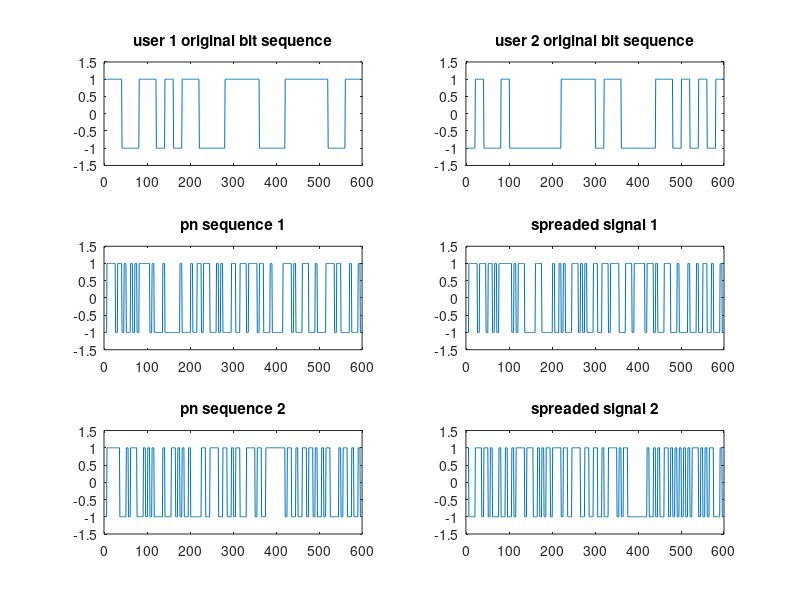
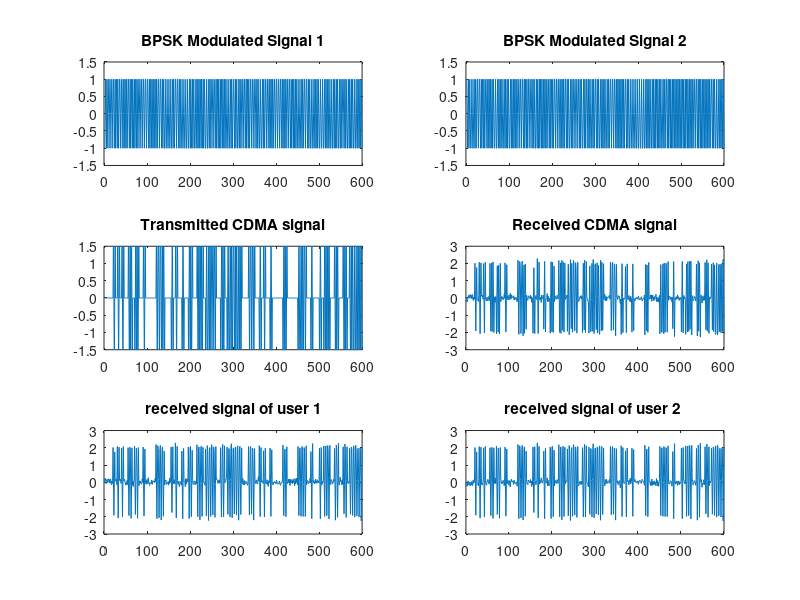
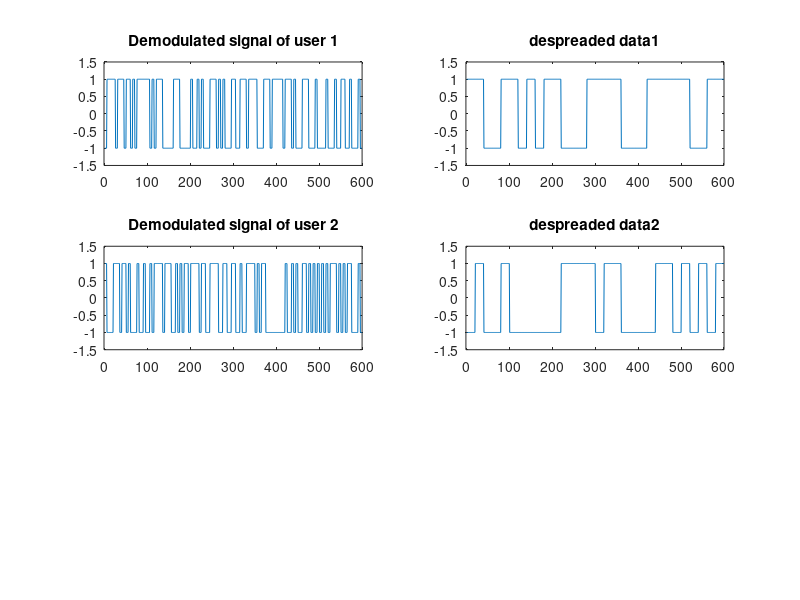

Here is the MATLAB script that generated these plots, in order:
clc;
clear all;
close all;
user1=round(rand(1,30));
bitpattern1=[];
for k=1:30
    if user1(1,k)==0
        sig=-ones(1,20);
    else
        sig=ones(1,20);
    end
    bitpattern1=[bitpattern1 sig];
end
subplot(3,2,1);
plot(bitpattern1);
axis([-1 600 -1.5 1.5]);
title('user 1 original bit sequence');
user2=round(rand(1,30));
bitpattern2=[];
for k=1:30
    if user2(1,k)==0
        sig=-ones(1,20);
    else
        sig=ones(1,20);
    end
    bitpattern2=[bitpattern2 sig];
end
subplot(3,2,2);
plot(bitpattern2);
axis([-1 600 -1.5 1.5]);
title('user 2 original bit sequence');
d1=round(rand(1,120));
pn_seq1=[];
carrier=[];
t=[0:2*pi/4:2*pi];
for k=1:120
    if d1(1,k)==0
        sig=-ones(1,5);
    else
        sig=ones(1,5);
    end
    c=cos(t);
    carrier=[carrier c];
    pn_seq1=[pn_seq1 sig];
end
subplot(3,2,3);
plot(pn_seq1);
axis([-1 600 -1.5 1.5]);
title('pn sequence 1');
spreading_sig1=bitpattern1.*pn_seq1;
subplot(3,2,4);
plot(spreading_sig1);
axis([-1 600 -1.5 1.5]);
title('spreaded signal 1');
d2=round(rand(1,120));
pn_seq2=[];
carrier=[];
t=[0:2*pi/4:2*pi];
for k=1:120
    if d2(1,k)==0
        sig=-ones(1,5);
    else
        sig=ones(1,5);
    end
    c=cos(t);
    carrier=[carrier c];
    pn_seq2=[pn_seq2 sig];
end
subplot(3,2,5);
plot(pn_seq2);
axis([-1 600 -1.5 1.5]);
title('pn sequence 2');
spreading_sig2=bitpattern2.*pn_seq2;
subplot(3,2,6);
plot(spreading_sig2);
axis([-1 600 -1.5 1.5]);
title('spreaded signal 2');
figure
bpsk_sig1=spreading_sig1.*carrier;
subplot(3,2,1);
plot(bpsk_sig1);
axis([-1 600 -1.5 1.5]);
title('BPSK Modulated Signal 1');
bpsk_sig2=spreading_sig2.*carrier;
subplot(3,2,2);
plot(bpsk_sig2);
axis([-1 600 -1.5 1.5]);
title('BPSK Modulated Signal 2');
bpsk=bpsk_sig1+bpsk_sig2;
subplot(3,2,3);
plot(bpsk);
axis([-1 600 -1.5 1.5]);
title('Transmitted CDMA signal');
snr_in_dbs=20;
L= length(bpsk);
SNR = 10^(snr_in_dbs/10); %SNR to linear scale
Esym=sum(abs((bpsk).^2)/(L)); %Calculate actual symbol energy
N0=Esym/SNR;
noiseSigma = sqrt(N0);%Standard deviation for AWGN Noise when x is real
n = noiseSigma*randn(1,L);
received_sig=bpsk+n;
%received_sig=awgn(bpsk,s,'measured');
subplot(3,2,4);
plot(received_sig);
title('Received CDMA signal');
rx1=bitpattern1.*received_sig.*pn_seq1;
subplot(3,2,5);
plot(rx1);
title('received signal of user 1');
rx2=bitpattern2.*received_sig.*pn_seq2;
subplot(3,2,6);
plot(rx2);
title('received signal of user 2 ');
figure
r1=bpsk_sig1.*carrier;
demod_sig1=[];
for i=1:600
    if r1(i)>=0
        r2=1;
    else
        r2=-1;
    end
    demod_sig1=[demod_sig1 r2];
end
subplot(3,2,1);
plot(demod_sig1);
axis([-1 600 -1.5 1.5]);
title('Demodulated signal of user 1');
despread1=demod_sig1.*pn_seq1;
subplot(3,2,2);
plot(despread1);
axis([-1 600 -1.5 1.5]);
title('despreaded data1');
r3=bpsk_sig2.*carrier;
demod_sig2=[];
for i=1:600
    if r3(i)>=0
        r4=1;
    else
        r4=-1;
    end
    demod_sig2=[demod_sig2 r4];
end
subplot(3,2,3);
plot(demod_sig2);
axis([-1 600 -1.5 1.5]);
title('Demodulated signal of user 2');
despread2=demod_sig2.*pn_seq2;
subplot(3,2,4);
plot(despread2);
axis([-1 600 -1.5 1.5]);
title('despreaded data2');
